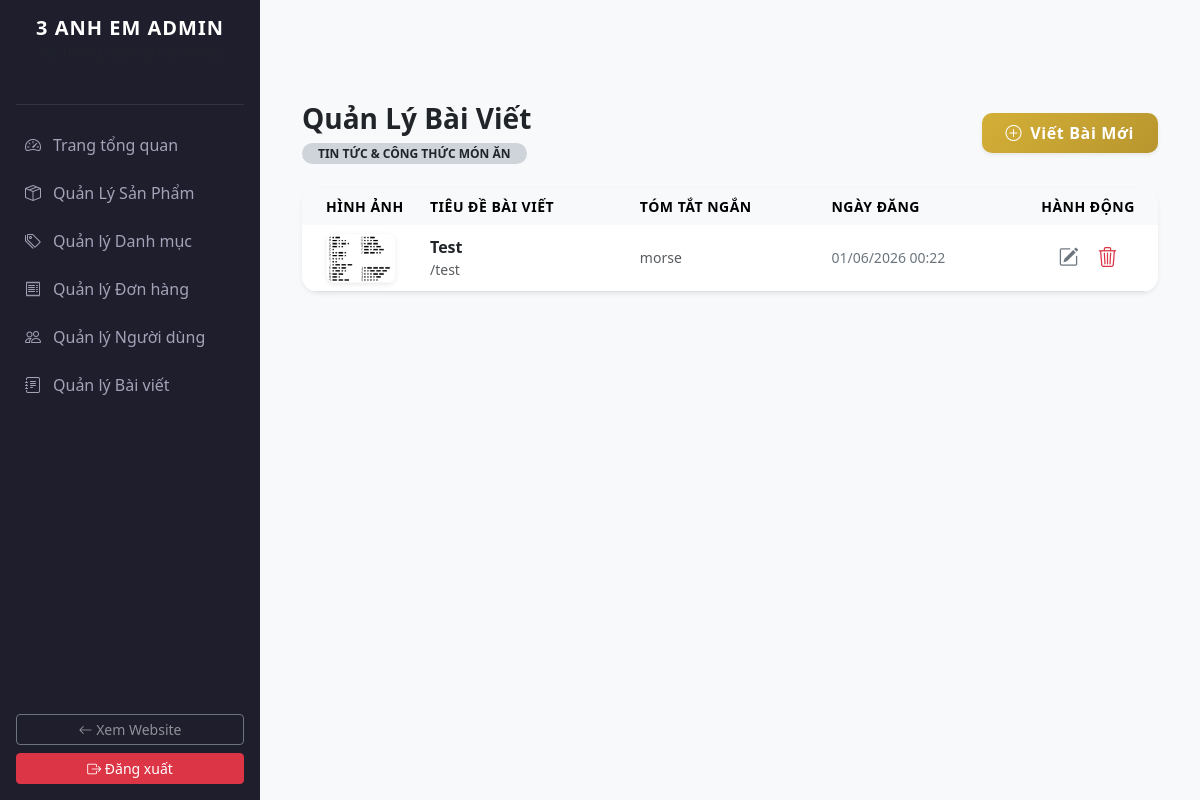
The page /phomai3anhem/admin/admin-posts.php (signed in) on the database as committed earlier.
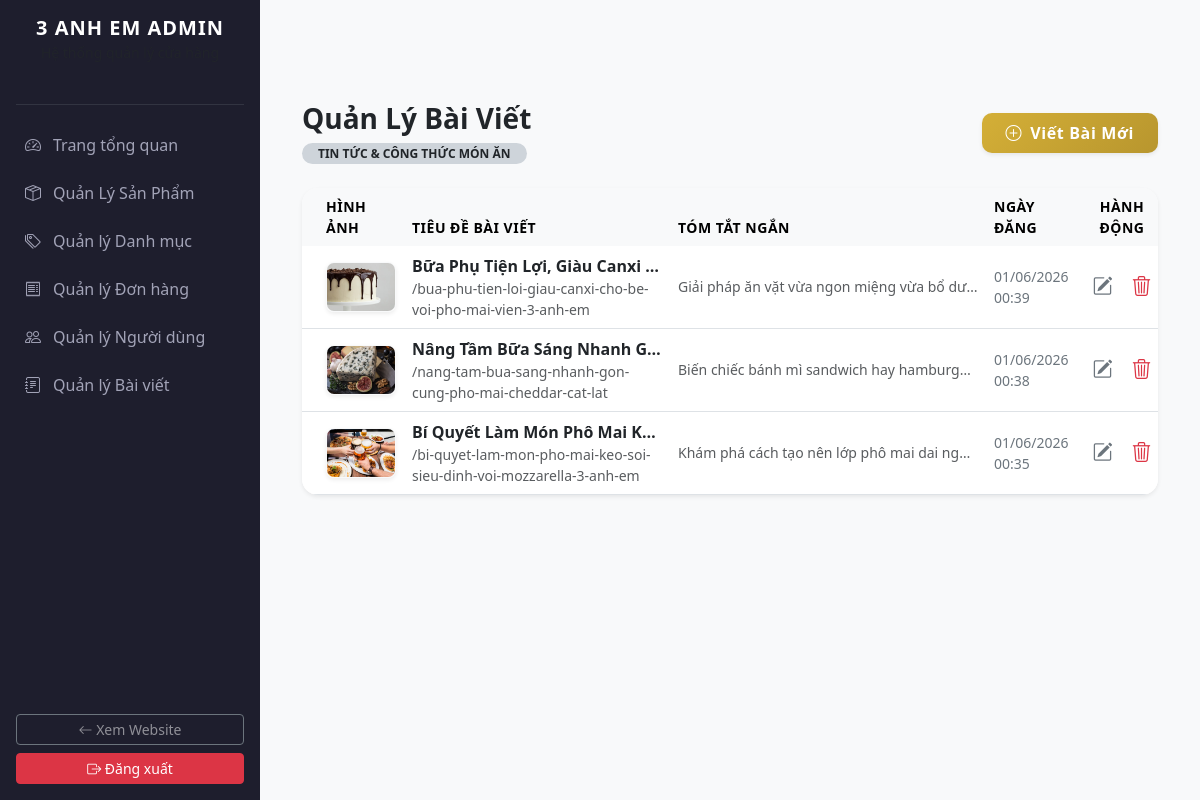
The same page on the database as committed later.
### tables this page shows
CREATE TABLE `posts` (
  `id` int(11) NOT NULL,
  `title` varchar(255) NOT NULL,
  `slug` varchar(255) NOT NULL,
  `image` varchar(255) DEFAULT 'default-post.jpg',
  `summary` varchar(500) DEFAULT NULL,
  `content` text NOT NULL,
  `is_featured` tinyint(1) NOT NULL DEFAULT 0,
  `created_at` timestamp NOT NULL DEFAULT current_timestamp()
);

### phomai3anhem/admin/admin-posts.php (the view, shortened to what this page needs)
<?php
include_once '../config/db.php';
include_once 'includes/header.php';
$stmt = $pdo->query("SELECT * FROM posts ORDER BY id DESC");
$posts = $stmt->fetchAll();
?>
<div class="container my-5 pt-4">
    <div class="d-flex justify-content-between align-items-center mb-4">
        <div>
            <h3 class="fw-bold text-dark mb-1">Quản Lý Bài Viết</h3>
            <span class="badge bg-dark-subtle text-dark rounded-pill px-3 py-1.5 small text-uppercase">Tin tức & Công thức món ăn</span>
        </div>
        <button type="button" class="btn btn-gold px-4 py-2 text-white shadow-sm" onclick="openAddPostModal()">
            <i class="bi bi-plus-circle me-2"></i>Viết Bài Mới
        </button>
    </div>
    <div class="card border-0 shadow-sm rounded-4 overflow-hidden bg-white">
        <div class="table-responsive">
            <table class="table table-hover align-middle mb-0">
                <thead class="table-light text-secondary small text-uppercase" style="letter-spacing: 0.5px;">
                    <tr>
                        <th class="border-0 ps-4" style="width: 120px;">Hình ảnh</th>
                        <th class="border-0">Tiêu đề bài viết</th>
                        <th class="border-0">Tóm tắt ngắn</th>
                        <th class="border-0">Ngày đăng</th>
                        <th class="border-0 text-center" style="width: 140px;">Hành động</th>
                    </tr>
                </thead>
                <tbody>
                    <?php if (count($posts) > 0): ?>
                        <?php foreach ($posts as $post): ?>
                            <tr>
                                <td class="ps-4">
                                    <img src="../assets/img/<?= !empty($post['image']) ? $post['image'] : 'default-post.jpg'; ?>"
                                         class="rounded-3 border border-light shadow-sm" style="width: 70px; height: 50px; object-fit: cover;" alt="">
                                </td>
                                <td>
                                    <div class="fw-bold text-dark text-truncate" style="max-width: 250px;" title="<?= htmlspecialchars($post['title']); ?>">
                                        <?= htmlspecialchars($post['title']); ?>
                                    </div>
                                    <small class="text-muted d-block text-lowercase">/<?= htmlspecialchars($post['slug']); ?></small>
                                </td>
                                <td>
                                    <small class="text-muted d-block text-truncate" style="max-width: 300px;">
                                        <?= htmlspecialchars($post['summary'] ?? 'Không có tóm tắt...'); ?>
                                    </small>
                                </td>
                                <td class="small text-secondary">
                                    <?= date('d/m/Y H:i', strtotime($post['created_at'])); ?>
                                </td>
                                <td class="text-center">
                                    <div class="btn-group gap-1">
                                        <button type="button" class="btn btn-sm btn-outline-secondary rounded-3 border-0 px-2"
                                                onclick='openEditPostModal(<?= htmlspecialchars(json_encode($post, JSON_UNESCAPED_UNICODE), ENT_QUOTES, "UTF-8"); ?>)' title="Sửa bài viết">
                                            <i class="bi bi-pencil-square fs-5"></i>
                                        </button>
                                        <a href="admin-post-process.php?action=delete&id=<?= $post['id']; ?>"
                                           class="btn btn-sm btn-outline-danger rounded-3 border-0 px-2"
                                           onclick="return confirm('Bạn có chắc chắn muốn xóa bài viết này không?')" title="Xóa bỏ">
                                            <i class="bi bi-trash3 fs-5"></i>
                                        </a>
                                    </div>
                                </td>
                            </tr>
                        <?php endforeach; ?>
                    <?php else: ?>
                        <tr>
                            <td colspan="5" class="text-center py-5 text-muted small">Chưa có bài viết nào trong hệ thống.</td>
                        </tr>
                    <?php endif; ?>
                </tbody>
            </table>
        </div>
    </div>
</div>
<?php include_once 'includes/footer.php'; ?>

Rows that differ between the two databases and show on the page:
removed posts: image (picture), title "Test", slug "test", summary "morse", created_at "01/06/2026 00:22"
added posts: image (picture), title "Bữa Phụ Tiện Lợi, Giàu Canxi…", slug "bua-phu-tien-loi-giau-canxi-cho-be-voi-pho-mai-vien-3-anh-em", summary "Giải pháp ăn vặt vừa ngon miệng vừa bổ dư…", created_at "01/06/2026 00:39"
added posts: image (picture), title "Nâng Tầm Bữa Sáng Nhanh G…", slug "nang-tam-bua-sang-nhanh-gon-cung-pho-mai-cheddar-cat-lat", summary "Biến chiếc bánh mì sandwich hay hamburg…", created_at "01/06/2026 00:38"
added posts: image (picture), title "Bí Quyết Làm Món Phô Mai K…", slug "bi-quyet-lam-mon-pho-mai-keo-soi-sieu-dinh-voi-mozzarella-3-anh-em", summary "Khám phá cách tạo nên lớp phô mai dai ng…", created_at "01/06/2026 00:35"
